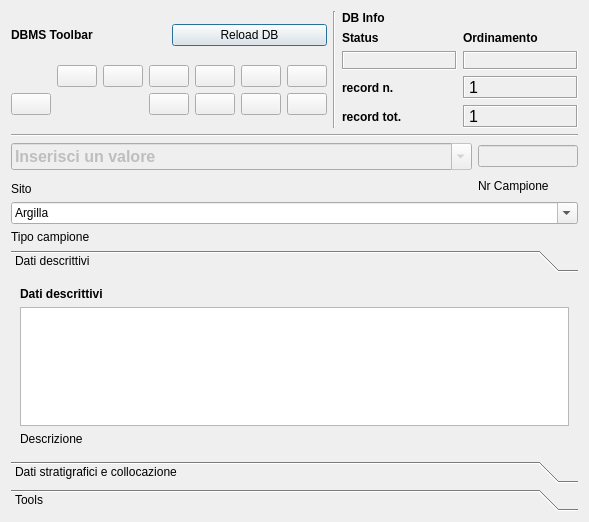
<?xml version="1.0" encoding="UTF-8"?>
<ui version="4.0">
 <class>DialogCampioni</class>
 <widget class="QDialog" name="DialogCampioni">
  <property name="geometry">
   <rect>
    <x>0</x>
    <y>0</y>
    <width>589</width>
    <height>522</height>
   </rect>
  </property>
  <property name="minimumSize">
   <size>
    <width>540</width>
    <height>400</height>
   </size>
  </property>
  <property name="windowTitle">
   <string>pyArchInit Gestione Scavi - Scheda Campioni</string>
  </property>
  <property name="windowIcon">
   <iconset resource="resources.qrc">
    <normaloff>:/images/iconSite.png</normaloff>:/images/iconSite.png</iconset>
  </property>
  <layout class="QVBoxLayout" name="verticalLayout_2">
   <item>
    <layout class="QHBoxLayout" name="horizontalLayout">
     <item>
      <layout class="QGridLayout" name="gridLayout_2">
       <item row="0" column="0">
        <widget class="QLabel" name="label_29">
         <property name="font">
          <font>
           <weight>75</weight>
           <bold>true</bold>
          </font>
         </property>
         <property name="text">
          <string>DBMS Toolbar</string>
         </property>
        </widget>
       </item>
       <item row="0" column="1">
        <widget class="QPushButton" name="pushButton_connect">
         <property name="text">
          <string>Reload DB</string>
         </property>
        </widget>
       </item>
       <item row="1" column="0" colspan="2">
        <layout class="QGridLayout" name="gridLayout">
         <item row="0" column="5">
          <widget class="QPushButton" name="pushButton_first_rec">
           <property name="toolTip">
            <string>First rec</string>
           </property>
           <property name="text">
            <string/>
           </property>
           <property name="icon">
            <iconset resource="resources.qrc">
             <normaloff>:/images/5_leftArrows.png</normaloff>:/images/5_leftArrows.png</iconset>
           </property>
          </widget>
         </item>
         <item row="0" column="6">
          <widget class="QPushButton" name="pushButton_next_rec">
           <property name="toolTip">
            <string>Next rec</string>
           </property>
           <property name="text">
            <string/>
           </property>
           <property name="icon">
            <iconset resource="resources.qrc">
             <normaloff>:/images/6_rightArrow.png</normaloff>:/images/6_rightArrow.png</iconset>
           </property>
          </widget>
         </item>
         <item row="0" column="7">
          <widget class="QPushButton" name="pushButton_last_rec">
           <property name="toolTip">
            <string>Last rec</string>
           </property>
           <property name="text">
            <string/>
           </property>
           <property name="icon">
            <iconset resource="resources.qrc">
             <normaloff>:/images/7_rightArrows.png</normaloff>:/images/7_rightArrows.png</iconset>
           </property>
          </widget>
         </item>
         <item row="0" column="8">
          <widget class="QPushButton" name="pushButton_new_rec">
           <property name="font">
            <font>
             <pointsize>9</pointsize>
            </font>
           </property>
           <property name="toolTip">
            <string>New record</string>
           </property>
           <property name="text">
            <string/>
           </property>
           <property name="icon">
            <iconset resource="resources.qrc">
             <normaloff>:/images/newrec.png</normaloff>:/images/newrec.png</iconset>
           </property>
          </widget>
         </item>
         <item row="0" column="9">
          <widget class="QPushButton" name="pushButton_save">
           <property name="font">
            <font>
             <pointsize>9</pointsize>
            </font>
           </property>
           <property name="toolTip">
            <string>Save</string>
           </property>
           <property name="text">
            <string/>
           </property>
           <property name="icon">
            <iconset resource="resources.qrc">
             <normaloff>:/images/b_save.png</normaloff>:/images/b_save.png</iconset>
           </property>
           <property name="autoDefault">
            <bool>false</bool>
           </property>
          </widget>
         </item>
         <item row="1" column="6">
          <widget class="QPushButton" name="pushButton_new_search">
           <property name="font">
            <font>
             <pointsize>9</pointsize>
            </font>
           </property>
           <property name="toolTip">
            <string>new search</string>
           </property>
           <property name="text">
            <string/>
           </property>
           <property name="icon">
            <iconset resource="resources.qrc">
             <normaloff>:/images/new_search.png</normaloff>:/images/new_search.png</iconset>
           </property>
          </widget>
         </item>
         <item row="1" column="7">
          <widget class="QPushButton" name="pushButton_search_go">
           <property name="font">
            <font>
             <pointsize>9</pointsize>
            </font>
           </property>
           <property name="toolTip">
            <string>search !!!</string>
           </property>
           <property name="text">
            <string/>
           </property>
           <property name="icon">
            <iconset resource="resources.qrc">
             <normaloff>:/images/search.png</normaloff>:/images/search.png</iconset>
           </property>
          </widget>
         </item>
         <item row="1" column="8">
          <widget class="QPushButton" name="pushButton_sort">
           <property name="font">
            <font>
             <pointsize>9</pointsize>
            </font>
           </property>
           <property name="toolTip">
            <string>Order by</string>
           </property>
           <property name="text">
            <string/>
           </property>
           <property name="icon">
            <iconset resource="resources.qrc">
             <normaloff>:/images/sort.png</normaloff>:/images/sort.png</iconset>
           </property>
          </widget>
         </item>
         <item row="1" column="9">
          <widget class="QPushButton" name="pushButton_view_all">
           <property name="font">
            <font>
             <pointsize>9</pointsize>
            </font>
           </property>
           <property name="toolTip">
            <string>View alls records</string>
           </property>
           <property name="text">
            <string/>
           </property>
           <property name="icon">
            <iconset resource="resources.qrc">
             <normaloff>:/images/view_all.png</normaloff>:/images/view_all.png</iconset>
           </property>
          </widget>
         </item>
         <item row="0" column="4">
          <widget class="QPushButton" name="pushButton_prev_rec">
           <property name="toolTip">
            <string>Prev rec</string>
           </property>
           <property name="text">
            <string/>
           </property>
           <property name="icon">
            <iconset resource="resources.qrc">
             <normaloff>:/images/4_leftArrow.png</normaloff>:/images/4_leftArrow.png</iconset>
           </property>
          </widget>
         </item>
         <item row="1" column="2">
          <widget class="QPushButton" name="pushButton_delete">
           <property name="enabled">
            <bool>true</bool>
           </property>
           <property name="font">
            <font>
             <pointsize>9</pointsize>
            </font>
           </property>
           <property name="toolTip">
            <string>Delete record</string>
           </property>
           <property name="text">
            <string/>
           </property>
           <property name="icon">
            <iconset resource="resources.qrc">
             <normaloff>:/images/delete.png</normaloff>:/images/delete.png</iconset>
           </property>
          </widget>
         </item>
        </layout>
       </item>
      </layout>
     </item>
     <item>
      <widget class="Line" name="line_6">
       <property name="orientation">
        <enum>Qt::Vertical</enum>
       </property>
      </widget>
     </item>
     <item>
      <layout class="QGridLayout" name="gridLayout_5">
       <item row="0" column="0">
        <widget class="QLabel" name="label_42">
         <property name="font">
          <font>
           <weight>75</weight>
           <bold>true</bold>
          </font>
         </property>
         <property name="autoFillBackground">
          <bool>true</bool>
         </property>
         <property name="text">
          <string>DB Info</string>
         </property>
        </widget>
       </item>
       <item row="1" column="0">
        <layout class="QGridLayout" name="gridLayout_4">
         <item row="0" column="1">
          <widget class="QLabel" name="label_43">
           <property name="font">
            <font>
             <pointsize>9</pointsize>
             <weight>75</weight>
             <bold>true</bold>
            </font>
           </property>
           <property name="text">
            <string>Ordinamento</string>
           </property>
           <property name="margin">
            <number>0</number>
           </property>
          </widget>
         </item>
         <item row="1" column="0">
          <widget class="QLabel" name="label_status">
           <property name="minimumSize">
            <size>
             <width>40</width>
             <height>0</height>
            </size>
           </property>
           <property name="font">
            <font>
             <pointsize>10</pointsize>
             <weight>75</weight>
             <bold>true</bold>
            </font>
           </property>
           <property name="cursor">
            <cursorShape>ForbiddenCursor</cursorShape>
           </property>
           <property name="mouseTracking">
            <bool>false</bool>
           </property>
           <property name="contextMenuPolicy">
            <enum>Qt::DefaultContextMenu</enum>
           </property>
           <property name="frameShape">
            <enum>QFrame::Box</enum>
           </property>
           <property name="frameShadow">
            <enum>QFrame::Sunken</enum>
           </property>
           <property name="text">
            <string/>
           </property>
           <property name="alignment">
            <set>Qt::AlignCenter</set>
           </property>
           <property name="margin">
            <number>0</number>
           </property>
          </widget>
         </item>
         <item row="1" column="1">
          <widget class="QLabel" name="label_sort">
           <property name="font">
            <font>
             <pointsize>10</pointsize>
             <weight>75</weight>
             <bold>true</bold>
            </font>
           </property>
           <property name="cursor">
            <cursorShape>ForbiddenCursor</cursorShape>
           </property>
           <property name="mouseTracking">
            <bool>false</bool>
           </property>
           <property name="contextMenuPolicy">
            <enum>Qt::DefaultContextMenu</enum>
           </property>
           <property name="frameShape">
            <enum>QFrame::Box</enum>
           </property>
           <property name="frameShadow">
            <enum>QFrame::Sunken</enum>
           </property>
           <property name="text">
            <string/>
           </property>
           <property name="alignment">
            <set>Qt::AlignCenter</set>
           </property>
           <property name="margin">
            <number>0</number>
           </property>
          </widget>
         </item>
         <item row="0" column="0">
          <widget class="QLabel" name="label_34">
           <property name="font">
            <font>
             <pointsize>9</pointsize>
             <weight>75</weight>
             <bold>true</bold>
            </font>
           </property>
           <property name="text">
            <string>Status</string>
           </property>
           <property name="margin">
            <number>0</number>
           </property>
          </widget>
         </item>
        </layout>
       </item>
       <item row="2" column="0">
        <layout class="QGridLayout" name="gridLayout_3">
         <item row="0" column="0">
          <widget class="QLabel" name="label_27">
           <property name="font">
            <font>
             <pointsize>9</pointsize>
             <weight>75</weight>
             <bold>true</bold>
            </font>
           </property>
           <property name="text">
            <string>record n.</string>
           </property>
           <property name="margin">
            <number>0</number>
           </property>
          </widget>
         </item>
         <item row="0" column="1">
          <widget class="QLabel" name="label_rec_corrente">
           <property name="font">
            <font>
             <family>Microsoft Sans Serif</family>
             <pointsize>12</pointsize>
            </font>
           </property>
           <property name="cursor">
            <cursorShape>ForbiddenCursor</cursorShape>
           </property>
           <property name="mouseTracking">
            <bool>false</bool>
           </property>
           <property name="contextMenuPolicy">
            <enum>Qt::DefaultContextMenu</enum>
           </property>
           <property name="frameShape">
            <enum>QFrame::Box</enum>
           </property>
           <property name="frameShadow">
            <enum>QFrame::Sunken</enum>
           </property>
           <property name="text">
            <string>1</string>
           </property>
          </widget>
         </item>
         <item row="1" column="0">
          <widget class="QLabel" name="label_28">
           <property name="font">
            <font>
             <pointsize>9</pointsize>
             <weight>75</weight>
             <bold>true</bold>
            </font>
           </property>
           <property name="text">
            <string>record tot.</string>
           </property>
           <property name="margin">
            <number>0</number>
           </property>
          </widget>
         </item>
         <item row="1" column="1">
          <widget class="QLabel" name="label_rec_tot">
           <property name="font">
            <font>
             <family>Microsoft Sans Serif</family>
             <pointsize>12</pointsize>
            </font>
           </property>
           <property name="cursor">
            <cursorShape>ForbiddenCursor</cursorShape>
           </property>
           <property name="mouseTracking">
            <bool>false</bool>
           </property>
           <property name="contextMenuPolicy">
            <enum>Qt::DefaultContextMenu</enum>
           </property>
           <property name="frameShape">
            <enum>QFrame::Box</enum>
           </property>
           <property name="frameShadow">
            <enum>QFrame::Sunken</enum>
           </property>
           <property name="text">
            <string>1</string>
           </property>
          </widget>
         </item>
        </layout>
       </item>
      </layout>
     </item>
    </layout>
   </item>
   <item>
    <widget class="Line" name="line_8">
     <property name="font">
      <font>
       <weight>75</weight>
       <bold>true</bold>
      </font>
     </property>
     <property name="orientation">
      <enum>Qt::Horizontal</enum>
     </property>
    </widget>
   </item>
   <item>
    <layout class="QGridLayout" name="gridLayout_7">
     <item row="0" column="0">
      <widget class="QComboBox" name="comboBox_sito">
       <property name="enabled">
        <bool>false</bool>
       </property>
       <property name="minimumSize">
        <size>
         <width>451</width>
         <height>0</height>
        </size>
       </property>
       <property name="font">
        <font>
         <pointsize>12</pointsize>
         <weight>75</weight>
         <bold>true</bold>
        </font>
       </property>
       <property name="mouseTracking">
        <bool>true</bool>
       </property>
       <property name="editable">
        <bool>true</bool>
       </property>
       <property name="maxVisibleItems">
        <number>99999</number>
       </property>
       <property name="maxCount">
        <number>2147483647</number>
       </property>
       <item>
        <property name="text">
         <string>Inserisci un valore</string>
        </property>
       </item>
      </widget>
     </item>
     <item row="0" column="1">
      <widget class="QLineEdit" name="lineEdit_nr_campione">
       <property name="enabled">
        <bool>false</bool>
       </property>
       <property name="minimumSize">
        <size>
         <width>100</width>
         <height>0</height>
        </size>
       </property>
       <property name="maximumSize">
        <size>
         <width>100</width>
         <height>16777215</height>
        </size>
       </property>
      </widget>
     </item>
     <item row="1" column="1" rowspan="2">
      <widget class="QLabel" name="label_10">
       <property name="text">
        <string>Nr Campione</string>
       </property>
      </widget>
     </item>
     <item row="2" column="0">
      <widget class="QLabel" name="label">
       <property name="text">
        <string>Sito</string>
       </property>
      </widget>
     </item>
    </layout>
   </item>
   <item>
    <layout class="QVBoxLayout" name="verticalLayout">
     <item>
      <widget class="QComboBox" name="comboBox_tipo_campione">
       <property name="editable">
        <bool>true</bool>
       </property>
       <item>
        <property name="text">
         <string>Argilla</string>
        </property>
       </item>
       <item>
        <property name="text">
         <string>Calce</string>
        </property>
       </item>
       <item>
        <property name="text">
         <string>Carbone</string>
        </property>
       </item>
       <item>
        <property name="text">
         <string>Cocciopesto</string>
        </property>
       </item>
       <item>
        <property name="text">
         <string>Concotto</string>
        </property>
       </item>
       <item>
        <property name="text">
         <string>Intonaco</string>
        </property>
       </item>
       <item>
        <property name="text">
         <string>Laterizio</string>
        </property>
       </item>
       <item>
        <property name="text">
         <string>Legno</string>
        </property>
       </item>
       <item>
        <property name="text">
         <string>Minerale</string>
        </property>
       </item>
       <item>
        <property name="text">
         <string>Malta</string>
        </property>
       </item>
       <item>
        <property name="text">
         <string>Ossa</string>
        </property>
       </item>
       <item>
        <property name="text">
         <string>Ossa combuste</string>
        </property>
       </item>
       <item>
        <property name="text">
         <string>Pietrisco</string>
        </property>
       </item>
       <item>
        <property name="text">
         <string>Scoria</string>
        </property>
       </item>
       <item>
        <property name="text">
         <string>Scoria di ceramica</string>
        </property>
       </item>
       <item>
        <property name="text">
         <string>Scoria di metallo</string>
        </property>
       </item>
       <item>
        <property name="text">
         <string>Scoria di vetro</string>
        </property>
       </item>
       <item>
        <property name="text">
         <string>Terra</string>
        </property>
       </item>
       <item>
        <property name="text">
         <string>Terra e carboni</string>
        </property>
       </item>
      </widget>
     </item>
     <item>
      <widget class="QLabel" name="label_2">
       <property name="text">
        <string>Tipo campione</string>
       </property>
      </widget>
     </item>
    </layout>
   </item>
   <item>
    <widget class="QToolBox" name="toolBox">
     <property name="currentIndex">
      <number>0</number>
     </property>
     <widget class="QWidget" name="page">
      <property name="geometry">
       <rect>
        <x>0</x>
        <y>0</y>
        <width>571</width>
        <height>182</height>
       </rect>
      </property>
      <attribute name="label">
       <string>Dati descrittivi</string>
      </attribute>
      <layout class="QGridLayout" name="gridLayout_9">
       <item row="1" column="0">
        <layout class="QVBoxLayout" name="verticalLayout_3">
         <item>
          <widget class="QLabel" name="label_13">
           <property name="font">
            <font>
             <weight>75</weight>
             <bold>true</bold>
            </font>
           </property>
           <property name="text">
            <string>Dati descrittivi</string>
           </property>
          </widget>
         </item>
         <item>
          <widget class="QTextEdit" name="textEdit_descrizione_camp">
           <property name="minimumSize">
            <size>
             <width>0</width>
             <height>20</height>
            </size>
           </property>
           <property name="maximumSize">
            <size>
             <width>16777215</width>
             <height>16000000</height>
            </size>
           </property>
           <property name="font">
            <font>
             <pointsize>10</pointsize>
            </font>
           </property>
          </widget>
         </item>
        </layout>
       </item>
       <item row="2" column="0">
        <widget class="QLabel" name="label_6">
         <property name="text">
          <string>Descrizione </string>
         </property>
        </widget>
       </item>
      </layout>
     </widget>
     <widget class="QWidget" name="page_4">
      <property name="geometry">
       <rect>
        <x>0</x>
        <y>0</y>
        <width>554</width>
        <height>186</height>
       </rect>
      </property>
      <attribute name="label">
       <string>Dati stratigrafici e collocazione</string>
      </attribute>
      <layout class="QGridLayout" name="gridLayout_6">
       <item row="0" column="0" colspan="4">
        <widget class="QLabel" name="label_15">
         <property name="font">
          <font>
           <weight>75</weight>
           <bold>true</bold>
          </font>
         </property>
         <property name="text">
          <string>Riferimenti stratigraific e Inventario Materiali</string>
         </property>
        </widget>
       </item>
       <item row="7" column="3" rowspan="3">
        <widget class="QLabel" name="label_7">
         <property name="text">
          <string>Riferimento Nr. Inventario Materiale</string>
         </property>
        </widget>
       </item>
       <item row="7" column="4" rowspan="3">
        <widget class="QLineEdit" name="lineEdit_n_inv_mat"/>
       </item>
       <item row="10" column="0" colspan="5">
        <widget class="Line" name="line">
         <property name="orientation">
          <enum>Qt::Horizontal</enum>
         </property>
        </widget>
       </item>
       <item row="11" column="0" colspan="5">
        <layout class="QGridLayout" name="gridLayout_10">
         <item row="0" column="0">
          <widget class="QLabel" name="label_14">
           <property name="font">
            <font>
             <weight>75</weight>
             <bold>true</bold>
            </font>
           </property>
           <property name="text">
            <string>Riferimenti collocazione</string>
           </property>
          </widget>
         </item>
         <item row="1" column="0">
          <layout class="QGridLayout" name="gridLayout_8">
           <item row="0" column="0">
            <widget class="QLineEdit" name="lineEdit_luogo_conservazione">
             <property name="minimumSize">
              <size>
               <width>344</width>
               <height>0</height>
              </size>
             </property>
            </widget>
           </item>
           <item row="0" column="1">
            <widget class="QLineEdit" name="lineEdit_cassa">
             <property name="minimumSize">
              <size>
               <width>61</width>
               <height>0</height>
              </size>
             </property>
            </widget>
           </item>
           <item row="1" column="0">
            <widget class="QLabel" name="label_11">
             <property name="text">
              <string>Luogo di conservazione</string>
             </property>
            </widget>
           </item>
           <item row="1" column="1">
            <widget class="QLabel" name="label_12">
             <property name="text">
              <string>Cassa</string>
             </property>
            </widget>
           </item>
          </layout>
         </item>
        </layout>
       </item>
       <item row="2" column="0">
        <widget class="QLabel" name="label_4">
         <property name="text">
          <string>Area</string>
         </property>
        </widget>
       </item>
       <item row="6" column="0">
        <widget class="QLabel" name="label_5">
         <property name="text">
          <string>US</string>
         </property>
        </widget>
       </item>
       <item row="2" column="2">
        <widget class="QLineEdit" name="lineEdit_area"/>
       </item>
       <item row="6" column="2">
        <widget class="QLineEdit" name="lineEdit_us"/>
       </item>
      </layout>
     </widget>
     <widget class="QWidget" name="page_3">
      <property name="geometry">
       <rect>
        <x>0</x>
        <y>0</y>
        <width>571</width>
        <height>182</height>
       </rect>
      </property>
      <attribute name="label">
       <string>Tools</string>
      </attribute>
      <layout class="QFormLayout" name="formLayout">
       <item row="0" column="0">
        <layout class="QHBoxLayout" name="horizontalLayout_2">
         <item>
          <widget class="QLabel" name="label_3">
           <property name="toolTip">
            <string>Carica tutti i layer per poter inserire nuove geometrie</string>
           </property>
           <property name="text">
            <string>..</string>
           </property>
          </widget>
         </item>
         <item>
          <widget class="QPushButton" name="pushButton_draw">
           <property name="enabled">
            <bool>false</bool>
           </property>
           <property name="text">
            <string>Carica</string>
           </property>
          </widget>
         </item>
        </layout>
       </item>
       <item row="1" column="0">
        <layout class="QHBoxLayout" name="horizontalLayout_3">
         <item>
          <widget class="QLabel" name="label_8">
           <property name="toolTip">
            <string>Carica tutti layer che contengono geometrie relative a questo sito</string>
           </property>
           <property name="text">
            <string>..</string>
           </property>
          </widget>
         </item>
         <item>
          <widget class="QPushButton" name="pushButton_sites_geometry">
           <property name="enabled">
            <bool>false</bool>
           </property>
           <property name="text">
            <string>Carica</string>
           </property>
          </widget>
         </item>
        </layout>
       </item>
       <item row="2" column="0">
        <layout class="QHBoxLayout" name="horizontalLayout_4">
         <item>
          <widget class="QLabel" name="label_9">
           <property name="text">
            <string>...</string>
           </property>
          </widget>
         </item>
         <item>
          <widget class="QPushButton" name="pushButton_rel_pdf">
           <property name="enabled">
            <bool>false</bool>
           </property>
           <property name="text">
            <string>Esporta</string>
           </property>
          </widget>
         </item>
        </layout>
       </item>
      </layout>
     </widget>
    </widget>
   </item>
  </layout>
 </widget>
 <resources>
  <include location="resources.qrc"/>
 </resources>
 <connections/>
</ui>
